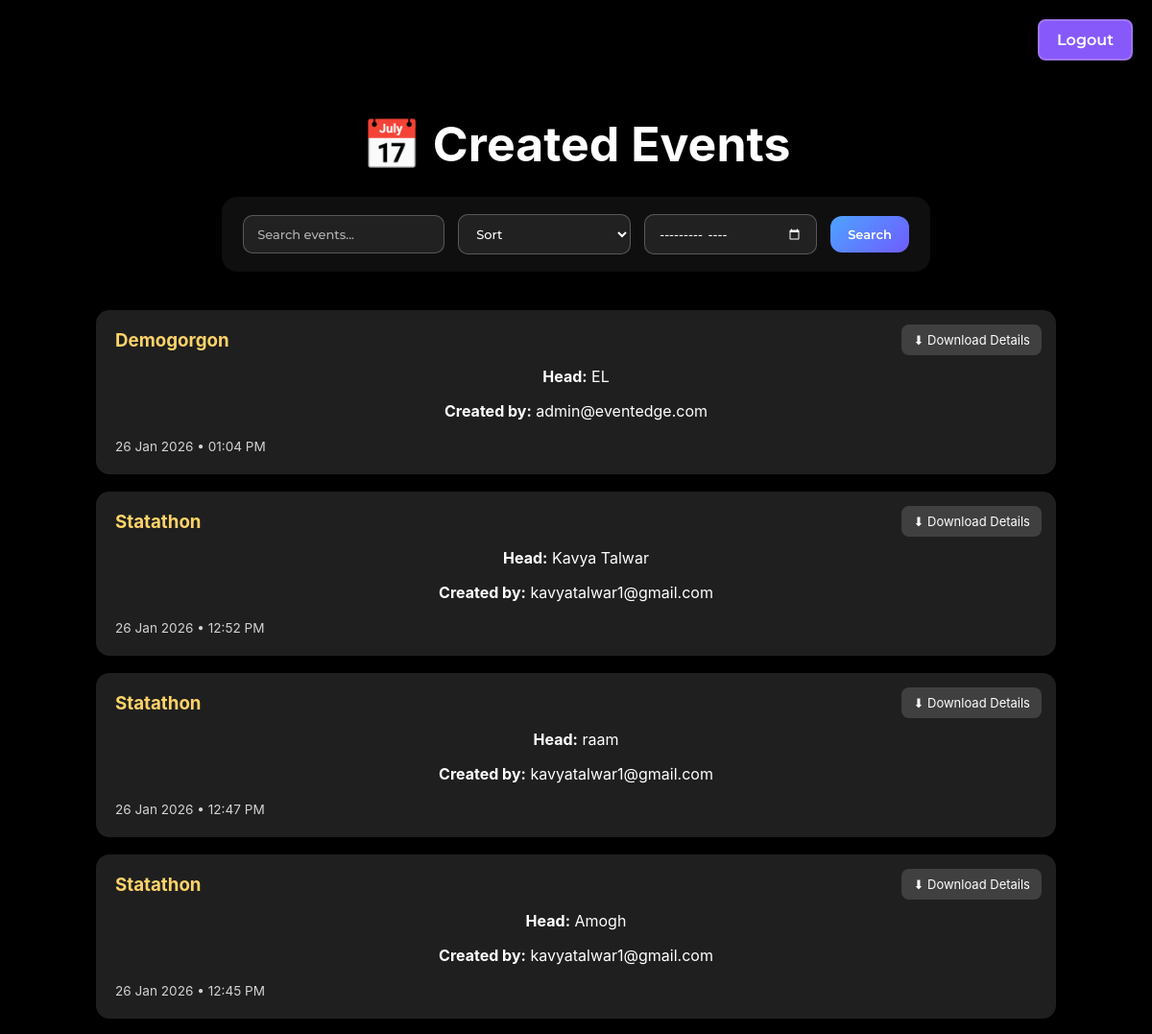
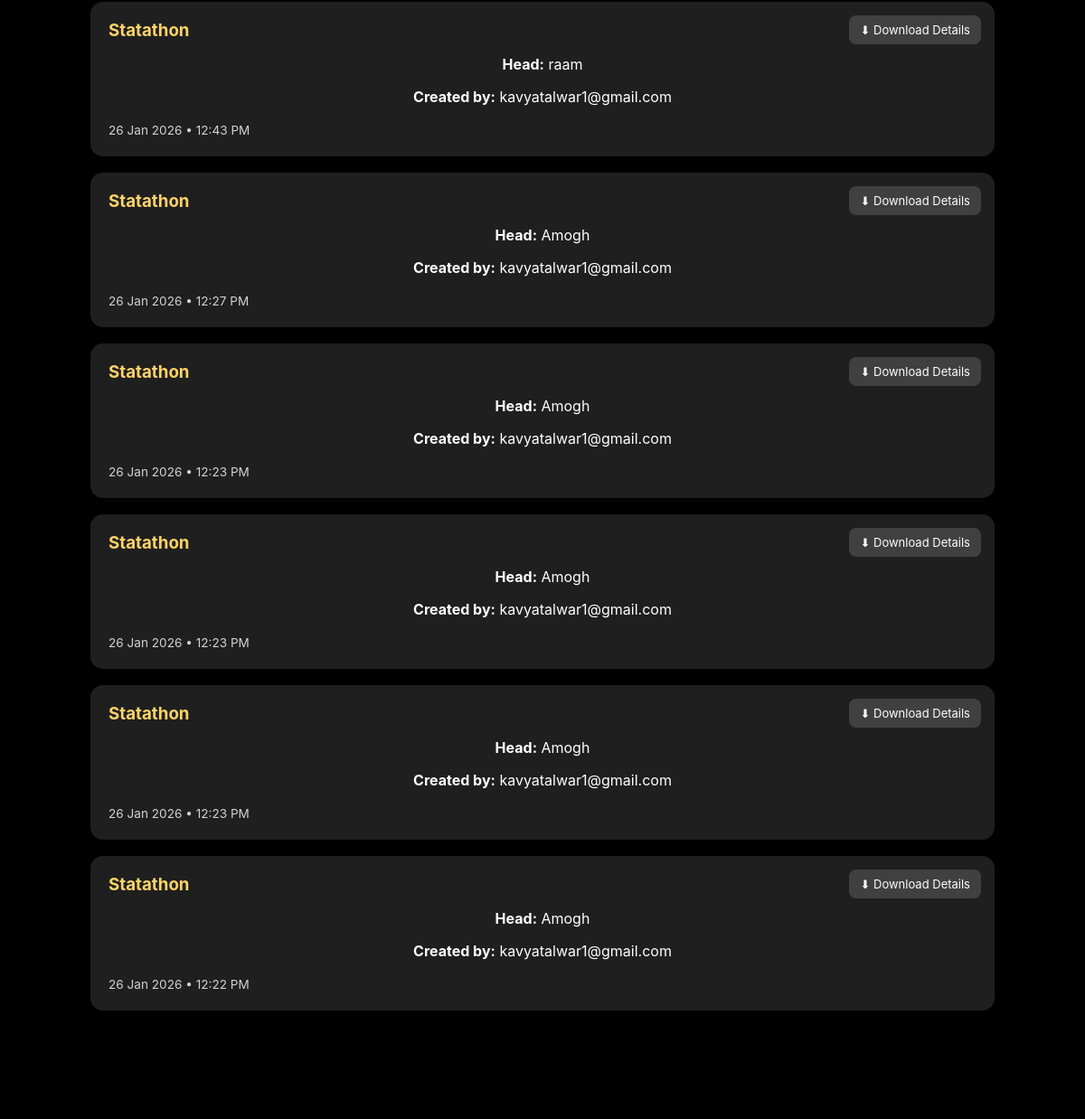
Screenshot of /admin/view-events (signed in) with the database file from the repository (2 pictures, top to bottom).
### app.py (models this page shows)
class Event(db.Model):
    id = db.Column(db.Integer, primary_key=True)
    name = db.Column(db.String(150), nullable=False)
    department = db.Column(db.String(100))
    event_date = db.Column(db.String(50))
    head_name = db.Column(db.String(100), nullable=False)
    head_email = db.Column(db.String(120))
    faculty_name = db.Column(db.String(100))
    faculty_email = db.Column(db.String(120))
    description = db.Column(db.Text)
    first_meeting_date = db.Column(db.String(50))
    second_meeting_date = db.Column(db.String(50))
    group_link = db.Column(db.String(300))
    created_by = db.Column(db.String(120))
    created_at = db.Column(db.DateTime, default=lambda: datetime.now(IST))
    members = db.relationship(
        'EventMember',
        backref='event',
        cascade="all, delete",
        lazy=True
    )

### app.py (the view, shortened to what this page needs)
@app.route('/admin/view-events')
@login_required
def view_events():
    if current_user.role != "admin":
        flash("Unauthorized access", "error")
        return redirect(url_for('login'))
    search = request.args.get('search', '').strip()
    sort = request.args.get('sort', '')
    month = request.args.get('month', '')
    query = Event.query
    if month:
        year, mon = month.split('-')
        query = query.filter(
            extract('year', Event.created_at) == int(year),
            extract('month', Event.created_at) == int(mon)
        )
    if sort == "az":
        query = query.order_by(Event.name.asc())
    elif sort == "za":
        query = query.order_by(Event.name.desc())
    else:
        query = query.order_by(Event.created_at.desc())
    events = query.all()
    return render_template(
        "view_events.html",
        events=events,
        search=search,
        sort=sort,
        month=month
    )

### app.py (called while the page is built)
@login_manager.user_loader
def load_user(user_id):
    return User.query.get(int(user_id))

### templates/view_events.html (shortened to what this page needs)
<!DOCTYPE html>
<html lang="en">
<head>
  <link rel="stylesheet" href="{{ url_for('static', filename='css/view_events.css') }}">
</head>
<body>
  <video autoplay muted loop id="myVideo">
    <source src="{{ url_for('static', filename='bg.mp4') }}" type="video/mp4">
  </video>
  <div class="overlay"></div>
  <div class="logout-btn-container">
    <a href="{{ url_for('welcome') }}" class="logout-btn">Logout</a>
  </div>
  <div class="events-container">
    <h1>📅 Created Events</h1>
  <form method="GET" action="{{ url_for('view_events') }}">
    <div class="admin-toolbar">
        <div class="toolbar-item">
            <input
                type="text"
                name="search"
                placeholder="Search events..."
                value="{{ search }}"
            >
        </div>
        <div class="toolbar-item-sort">
            <select name="sort" class="custom-sort">
            <option value="" class="placeholder-option">Sort</option>
            </select>
        </div>
        <div class="toolbar-item">
            <input
                type="month"
                name="month"
                class="filter-month"
                value="{{ month }}"
            >
        </div>
        <button type="submit" class="toolbar-btn">
            Search
        </button>
    </div>
</form>
    {% if events %}
      {% for event in events %}
        <div class="event-card">
          <h3>{{ event.name }}</h3>
          <a href="{{ url_for('download_event', event_id=event.id) }}"
             class="download-btn">
            ⬇ Download Details
          </a>
          <p><strong>Head:</strong> {{ event.head_name }}</p>
          <p><strong>Created by:</strong> {{ event.created_by }}</p>
          <span class="event-time">
            {{ event.created_at.strftime('%d %b %Y • %I:%M %p') }}
          </span>
        </div>
      {% endfor %}
    {% else %}
      <p class="empty-text">No events created yet.</p>
    {% endif %}
  </div>
</body>
</html>

### static/css/view_events.css (style rules this page uses)
body { margin: 0; font-family: 'Montserrat', sans-serif; color: white; background: black; }
body, p, input, textarea, label { font-family: 'Inter', sans-serif; }
button, .btn { font-family: 'Manrope', sans-serif; font-weight: 600; }
.admin-toolbar { display: flex; align-items: center; justify-content: center; gap: 14px; margin: 25px auto 40px; padding: 18px 22px; width: fit-content; background: rgba(255, 255, 255, 0.06); backdrop-filter: blur(12px); border-radius: 16px; box-shadow: 0 10px 30px rgba(0, 0, 0, 0.35); }
.admin-toolbar input, .admin-toolbar select { padding: 11px 14px; border-radius: 10px; border: 1px solid rgba(255, 255, 255, 0.25); background: rgba(255, 255, 255, 0.08); color: #fff; font-family: 'Montserrat', sans-serif; font-size: 13px; font-weight: 500; outline: none; min-width: 180px; }
.admin-toolbar input[type="month"] { min-width: 150px; color: #fff; }
.admin-toolbar select { cursor: pointer; }
.placeholder-option { color: white !important; }
.admin-toolbar input::placeholder { color: rgba(255, 255, 255, 0.65); }
.filter-month { background: transparent; color: #ffffff; border: 1.5px solid rgba(255, 255, 255, 0.6); padding: 10px 14px; border-radius: 10px; font-size: 14px; cursor: pointer; }
.filter-month::placeholder { color: rgba(255, 255, 255, 0.7); }
.toolbar-btn { padding: 11px 18px; border-radius: 12px; border: none; cursor: pointer; font-family: 'Montserrat', sans-serif; font-size: 13px; font-weight: 600; background: linear-gradient(135deg, #4da3ff, #6f5cff); color: #fff; transition: all 0.25s ease; }
.download-btn { position: absolute; top: 15px; right: 15px; background: rgba(255,255,255,0.15); padding: 8px 12px; border-radius: 8px; font-size: 13px; text-decoration: none; color: white; }
#myVideo { position: fixed; top: 50%; left: 50%; min-width: 100%; min-height: 100%; transform: translate(-50%, -50%); object-fit: cover; filter: brightness(0.4); z-index: -2; }
.overlay { position: fixed; inset: 0; background: rgba(0,0,0,0.3); z-index: -1; }
h1 { text-align: center; margin-bottom: 20px; margin-top: 100px; font-size: 50px; }
p { text-align: center; }
.event-card { background: rgba(255,255,255,0.15); padding: 20px; border-radius: 14px; margin-bottom: 20px; }
.events-container { max-width: 1000px; margin: 120px auto; color: white; text-align: center; }
.event-card { background: rgba(255,255,255,0.12); padding: 20px; border-radius: 14px; margin-bottom: 18px; text-align: left; backdrop-filter: blur(8px); transition: 0.3s ease; }
.event-card h3 { margin: 0 0 8px; color: #ffd369; }
.event-time { font-size: 0.85em; opacity: 0.8; }
.logout-btn-container { position: fixed; top: 20px; right: 20px; z-index: 100; }
.logout-btn { display: inline-block; padding: 10px 18px; background-color: #8759fb; color: white; font-weight: 600; border-radius: 8px; text-decoration: none; border: 2px solid #a076ee; transition: 0.3s ease; font-family: 'Montserrat', sans-serif; }

### rows the page displays
Event: name "Demogorgon", head_name "EL", created_by "admin@eventedge.com", created_at "26 Jan 2026 • 01:04 PM"
Event: name "Statathon", head_name "Kavya Talwar", created_by "kavyatalwar1@gmail.com", created_at "26 Jan 2026 • 12:52 PM"
Event: name "Statathon", head_name "raam", created_by "kavyatalwar1@gmail.com", created_at "26 Jan 2026 • 12:47 PM"
Event: name "Statathon", head_name "Amogh", created_by "kavyatalwar1@gmail.com", created_at "26 Jan 2026 • 12:45 PM"
Event: name "Statathon", head_name "raam", created_by "kavyatalwar1@gmail.com", created_at "26 Jan 2026 • 12:43 PM"
Event: name "Statathon", head_name "Amogh", created_by "kavyatalwar1@gmail.com", created_at "26 Jan 2026 • 12:27 PM"
Event: name "Statathon", head_name "Amogh", created_by "kavyatalwar1@gmail.com", created_at "26 Jan 2026 • 12:23 PM"
Event: name "Statathon", head_name "Amogh", created_by "kavyatalwar1@gmail.com", created_at "26 Jan 2026 • 12:23 PM"
Event: name "Statathon", head_name "Amogh", created_by "kavyatalwar1@gmail.com", created_at "26 Jan 2026 • 12:23 PM"
Event: name "Statathon", head_name "Amogh", created_by "kavyatalwar1@gmail.com", created_at "26 Jan 2026 • 12:22 PM"
